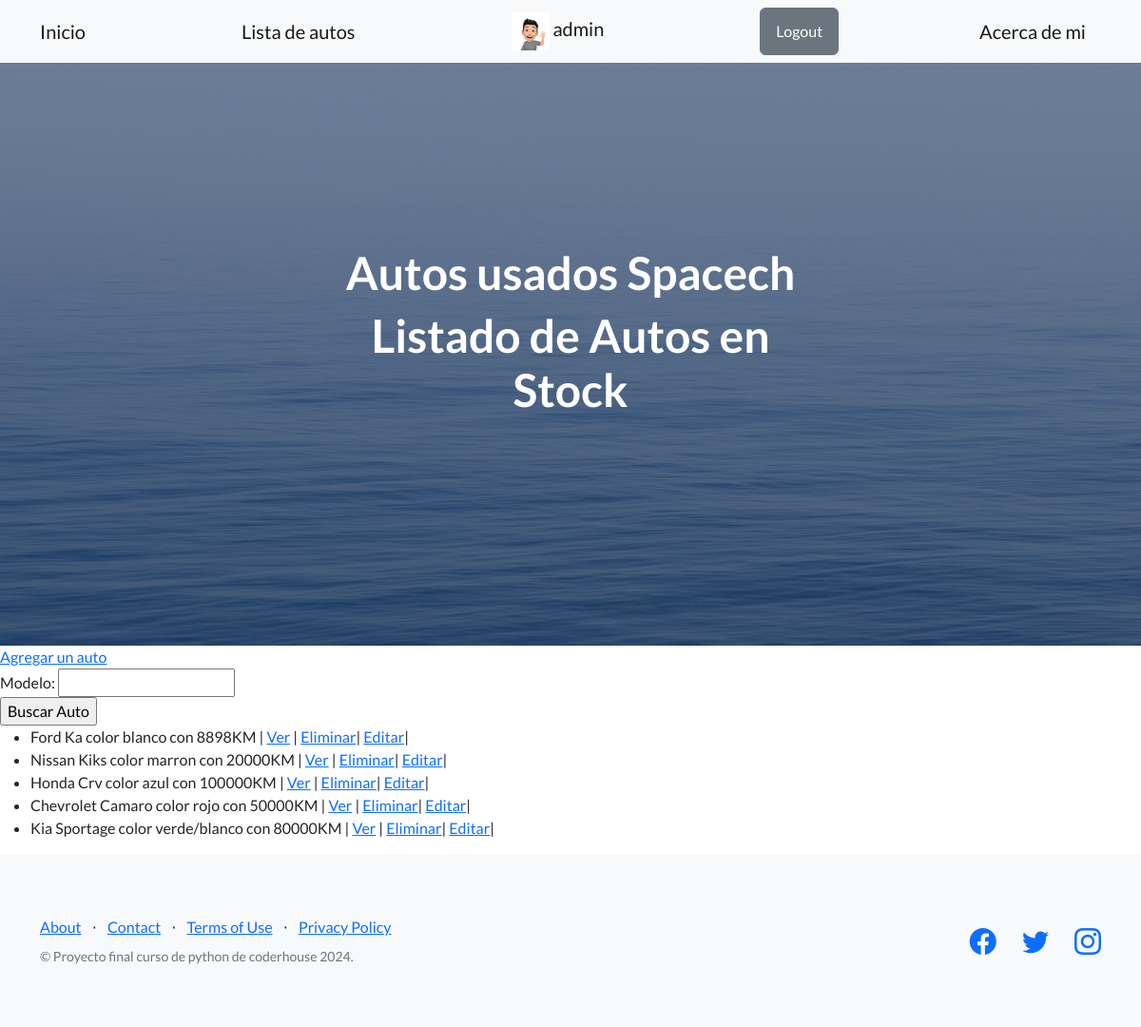
The page /autos (signed in) on the database its author committed.
### usuarios/models.py (models this page shows, shortened)
class DatosExtras(models.Model):
    user = models.OneToOneField(User, on_delete=models.CASCADE)
    avatar = models.ImageField(upload_to='avatares', null=True, blank=True)

### pagina/models.py (models this page shows)
class Auto (models.Model):
    marca = models.CharField(max_length = 20)
    modelo = models.CharField(max_length = 20)
    color = models.CharField(max_length = 20)
    kilometros = models.IntegerField()
    def __str__(self) :
        return f"{self.marca.capitalize()}  {self.modelo.capitalize()} color {self.color} con {self.kilometros}KM"

### pagina/views.py (the view)
# urls.py: path('autos', lista_de_autos, name = 'Autos'),
def lista_de_autos(request):
    formulario = BuscarAuto(request.GET)
    if formulario.is_valid():
        modelo_a_buscar = formulario.cleaned_data.get('modelo')
        autos = Auto.objects.filter(modelo__icontains=modelo_a_buscar)
    return render(request, 'pagina/autos.html', {'autos': autos , 'formulario': formulario})

### pagina/forms.py
class BuscarAuto (forms.Form):
    modelo = forms.CharField(max_length=20 , required=False)

### pagina/templates/pagina/autos.html
{% extends "base.html" %}
    {% block h1_header %}Listado de Autos en Stock{% endblock h1_header %}
    {% block main %}
    <a href={% url "AgregarAutos" %}>Agregar un auto</a>
    <form action={% url 'Autos'%}>
      {{formulario}}
      <input type="submit" value="Buscar Auto">
    </form>
    {% if autos %}
    <ul>
      {% for auto in autos %}
      <li>{{auto}} |
        <a href={% url 'ver_auto' auto.id %}>Ver</a> |
        <a href={% url 'eliminar_auto' auto.id %}>Eliminar</a>|
        <a href={% url 'editar_auto' auto.id %}>Editar</a>|
      </li>
      {% endfor %}
    </ul>
    {% else %}
    <p>No se encontraron autos de ese Modelo</p>
    {% endif %}
    {% endblock main %}

### templates/base.html (shortened to what this page needs)
<!DOCTYPE html>
<html lang="es">
  {% load static %}
  <head>
    <link
      href="https://cdn.jsdelivr.net/npm/bootstrap-icons@1.5.0/font/bootstrap-icons.css"
      rel="stylesheet"
      type="text/css"
    />
    <link href={%static "css/styles.css"%} rel="stylesheet" />
  </head>
  <body>
    <nav class="navbar navbar-light bg-light static-top">
      <div class="container">
        <a class="navbar-brand" href={% url "principal" %}>Inicio</a>
        <a class="navbar-brand" href={% url "Autos" %}>Lista de autos </a>
        {% if request.user.is_authenticated %}
                <a class="navbar-brand" href={% url "perfil" %}>
                    {% if request.user.datosextras.avatar %}
                        <img src={{request.user.datosextras.avatar.url}} alt="" height="40px">
                    {% else %}
                        {% comment %} <img src={% static  %} alt=""> {% endcomment %}
                    {% endif %}
                    {{request.user.username}}</a>
                <form method="post" action="{% url 'logout' %}">
                    <button type="submit" class="btn btn-secondary">Logout</button>
                </form>
                {% else %}
                  <a class="btn btn-warning" href={% url "registro" %}>Registrarse</a>
                  <a class="btn btn-primary" href={% url "login" %}>Login</a>
                {% endif %}
                <a class="navbar-brand" href={% url "about" %}>Acerca de mi</a>
      </div>
    </nav>
    <header class="masthead">
      <div class="container position-relative">
        <div class="row justify-content-center">
          <div class="col-xl-6">
            <div class="text-center text-white">
              <h1>Autos usados Spacech</h1>
              <h1 class="mb-5">
                {% block h1_header %}{% endblock h1_header %}
              </h1>
            </div>
          </div>
        </div>
      </div>
    </header>
    <main>
      {% block main %}{% endblock main %}
    </main>
    <footer class="footer bg-light">
      <div class="container">
        <div class="row">
          <div class="col-lg-6 h-100 text-center text-lg-start my-auto">
            <ul class="list-inline mb-2">
              <li class="list-inline-item"><a href={% url "about" %}>About</a></li>
              <li class="list-inline-item">⋅</li>
              <li class="list-inline-item"><a href="https://www.facebook.com/matiasspacech">Contact</a></li>
              <li class="list-inline-item">⋅</li>
              <li class="list-inline-item"><a href="#!">Terms of Use</a></li>
              <li class="list-inline-item">⋅</li>
              <li class="list-inline-item"><a href="#!">Privacy Policy</a></li>
            </ul>
            <p class="text-muted small mb-4 mb-lg-0">
              &copy; Proyecto final curso de python de coderhouse 2024.
            </p>
          </div>
          <div class="col-lg-6 h-100 text-center text-lg-end my-auto">
            <ul class="list-inline mb-0">
              <li class="list-inline-item me-4">
                <a href="https://www.facebook.com/matiasspacech"><i class="bi-facebook fs-3"></i></a>
              </li>
              <li class="list-inline-item me-4">
                <a href="#!"><i class="bi-twitter fs-3"></i></a>
              </li>
              <li class="list-inline-item">
                <a href="https://www.instagram.com/matiasspacech/"><i class="bi-instagram fs-3"></i></a>
              </li>
            </ul>
          </div>
        </div>
      </div>
    </footer>
  </body>
</html>

### rows shown on the page
Auto: marca+modelo+color "Ford Ka color blanco con 8898KM"
Auto: marca+modelo+color "Nissan Kiks color marron con 20000KM"
Auto: marca+modelo+color "Honda Crv color azul con 100000KM"
Auto: marca+modelo+color "Chevrolet Camaro color rojo con 50000KM"
Auto: marca+modelo+color "Kia Sportage color verde/blanco con 80000KM"

### other values the page prints
{{ request.user.username }} "admin"
